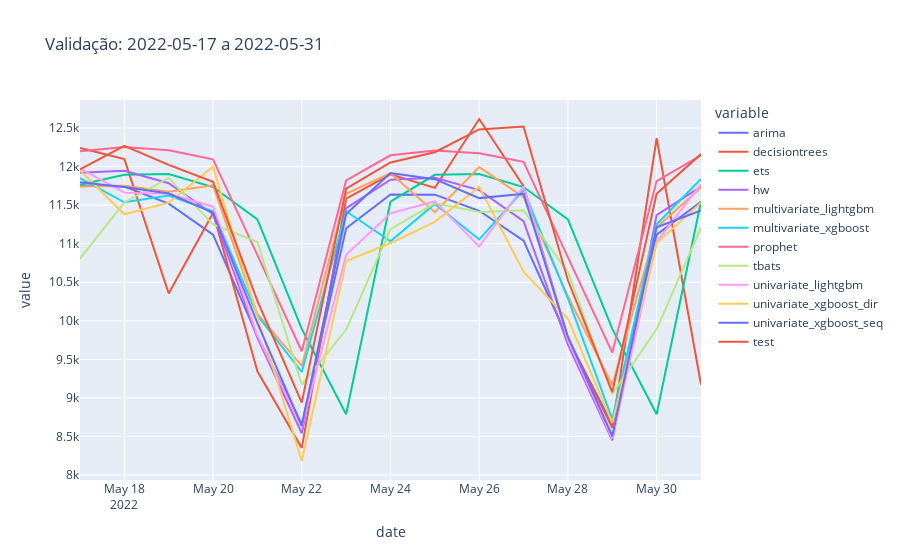

The code cell stored with this chart in its notebook:
### Code cell
# plot using plotly express
df3 = df2.reset_index().melt(id_vars = "date")
px.line(df3, x = "date", y = "value", color= "variable", title=f"Validação: {date_init} a {date_end}")

### Figure 1 — Plotly figure (JSON) as saved in the notebook; plotly's stock layout.template omitted (floating-point values rounded to 4 significant figures)
{"data": [{"hovertemplate": "variable=arima<br>date=%{x}<br>value=%{y}<extra></extra>", "legendgroup": "arima", "line": {"color": "#636efa", "dash": "solid"}, "marker": {"symbol": "circle"}, "mode": "lines", "name": "arima", "orientation": "v", "showlegend": true, "type": "scatter", "x": ["2022-05-17", "2022-05-18", "2022-05-19", "2022-05-20", "2022-05-21", "2022-05-22", "2022-05-23", "2022-05-24", "2022-05-25", "2022-05-26", "2022-05-27", "2022-05-28", "2022-05-29", "2022-05-30", "2022-05-31"], "xaxis": "x", "y": [11750.0, 11740.0, 11520.0, 11120.0, 9799.0, 8657.0, 11200.0, 11640.0, 11640.0, 11430.0, 11040.0, 9763.0, 8655.0, 11120.0, 11540.0], "yaxis": "y"}, {"hovertemplate": "variable=decisiontrees<br>date=%{x}<br>value=%{y}<extra></extra>", "legendgroup": "decisiontrees", "line": {"color": "#EF553B", "dash": "solid"}, "marker": {"symbol": "circle"}, "mode": "lines", "name": "decisiontrees", "orientation": "v", "showlegend": true, "type": "scatter", "x": ["2022-05-17", "2022-05-18", "2022-05-19", "2022-05-20", "2022-05-21", "2022-05-22", "2022-05-23", "2022-05-24", "2022-05-25", "2022-05-26", "2022-05-27", "2022-05-28", "2022-05-29", "2022-05-30", "2022-05-31"], "xaxis": "x", "y": [12240.0, 12100.0, 10350.0, 11400.0, 9344.0, 8350.0, 11580.0, 11900.0, 11720.0, 12620.0, 11740.0, 9773.0, 8612.0, 12370.0, 9173.0], "yaxis": "y"}, {"hovertemplate": "variable=ets<br>date=%{x}<br>value=%{y}<extra></extra>", "legendgroup": "ets", "line": {"color": "#00cc96", "dash": "solid"}, "marker": {"symbol": "circle"}, "mode": "lines", "name": "ets", "orientation": "v", "showlegend": true, "type": "scatter", "x": ["2022-05-17", "2022-05-18", "2022-05-19", "2022-05-20", "2022-05-21", "2022-05-22", "2022-05-23", "2022-05-24", "2022-05-25", "2022-05-26", "2022-05-27", "2022-05-28", "2022-05-29", "2022-05-30", "2022-05-31"], "xaxis": "x", "y": [11760.0, 11890.0, 11900.0, 11730.0, 11320.0, 9895.0, 8787.0, 11550.0, 11890.0, 11900.0, 11730.0, 11320.0, 9895.0, 8787.0, 11550.0], "yaxis": "y"}, {"hovertemplate": "variable=hw<br>date=%{x}<br>value=%{y}<extra></extra>", "legendgroup": "hw", "line": {"color": "#ab63fa", "dash": "solid"}, "marker": {"symbol": "circle"}, "mode": "lines", "name": "hw", "orientation": "v", "showlegend": true, "type": "scatter", "x": ["2022-05-17", "2022-05-18", "2022-05-19", "2022-05-20", "2022-05-21", "2022-05-22", "2022-05-23", "2022-05-24", "2022-05-25", "2022-05-26", "2022-05-27", "2022-05-28", "2022-05-29", "2022-05-30", "2022-05-31"], "xaxis": "x", "y": [11920.0, 11950.0, 11780.0, 11380.0, 9779.0, 8539.0, 11460.0, 11830.0, 11860.0, 11690.0, 11290.0, 9689.0, 8449.0, 11370.0, 11740.0], "yaxis": "y"}, {"hovertemplate": "variable=multivariate_lightgbm<br>date=%{x}<br>value=%{y}<extra></extra>", "legendgroup": "multivariate_lightgbm", "line": {"color": "#FFA15A", "dash": "solid"}, "marker": {"symbol": "circle"}, "mode": "lines", "name": "multivariate_lightgbm", "orientation": "v", "showlegend": true, "type": "scatter", "x": ["2022-05-17", "2022-05-18", "2022-05-19", "2022-05-20", "2022-05-21", "2022-05-22", "2022-05-23", "2022-05-24", "2022-05-25", "2022-05-26", "2022-05-27", "2022-05-28", "2022-05-29", "2022-05-30", "2022-05-31"], "xaxis": "x", "y": [11740.0, 11750.0, 11670.0, 11760.0, 10090.0, 9414.0, 11650.0, 11910.0, 11410.0, 11990.0, 11600.0, 10320.0, 9164.0, 11210.0, 11730.0], "yaxis": "y"}, {"hovertemplate": "variable=multivariate_xgboost<br>date=%{x}<br>value=%{y}<extra></extra>", "legendgroup": "multivariate_xgboost", "line": {"color": "#19d3f3", "dash": "solid"}, "marker": {"symbol": "circle"}, "mode": "lines", "name": "multivariate_xgboost", "orientation": "v", "showlegend": true, "type": "scatter", "x": ["2022-05-17", "2022-05-18", "2022-05-19", "2022-05-20", "2022-05-21", "2022-05-22", "2022-05-23", "2022-05-24", "2022-05-25", "2022-05-26", "2022-05-27", "2022-05-28", "2022-05-29", "2022-05-30", "2022-05-31"], "xaxis": "x", "y": [11850.0, 11540.0, 11630.0, 11420.0, 10070.0, 9335.0, 11420.0, 11030.0, 11520.0, 11050.0, 11690.0, 10290.0, 8725.0, 11250.0, 11840.0], "yaxis": "y"}, {"hovertemplate": "variable=prophet<br>date=%{x}<br>value=%{y}<extra></extra>", "legendgroup": "prophet", "line": {"color": "#FF6692", "dash": "solid"}, "marker": {"symbol": "circle"}, "mode": "lines", "name": "prophet", "orientation": "v", "showlegend": true, "type": "scatter", "x": ["2022-05-17", "2022-05-18", "2022-05-19", "2022-05-20", "2022-05-21", "2022-05-22", "2022-05-23", "2022-05-24", "2022-05-25", "2022-05-26", "2022-05-27", "2022-05-28", "2022-05-29", "2022-05-30", "2022-05-31"], "xaxis": "x", "y": [12200.0, 12260.0, 12210.0, 12090.0, 10850.0, 9604.0, 11820.0, 12150.0, 12210.0, 12170.0, 12060.0, 10830.0, 9587.0, 11810.0, 12150.0], "yaxis": "y"}, {"hovertemplate": "variable=tbats<br>date=%{x}<br>value=%{y}<extra></extra>", "legendgroup": "tbats", "line": {"color": "#B6E880", "dash": "solid"}, "marker": {"symbol": "circle"}, "mode": "lines", "name": "tbats", "orientation": "v", "showlegend": true, "type": "scatter", "x": ["2022-05-17", "2022-05-18", "2022-05-19", "2022-05-20", "2022-05-21", "2022-05-22", "2022-05-23", "2022-05-24", "2022-05-25", "2022-05-26", "2022-05-27", "2022-05-28", "2022-05-29", "2022-05-30", "2022-05-31"], "xaxis": "x", "y": [10810.0, 11530.0, 11850.0, 11250.0, 11020.0, 9174.0, 9882.0, 11190.0, 11520.0, 11410.0, 11430.0, 10630.0, 9051.0, 9893.0, 11210.0], "yaxis": "y"}, {"hovertemplate": "variable=univariate_lightgbm<br>date=%{x}<br>value=%{y}<extra></extra>", "legendgroup": "univariate_lightgbm", "line": {"color": "#FF97FF", "dash": "solid"}, "marker": {"symbol": "circle"}, "mode": "lines", "name": "univariate_lightgbm", "orientation": "v", "showlegend": true, "type": "scatter", "x": ["2022-05-17", "2022-05-18", "2022-05-19", "2022-05-20", "2022-05-21", "2022-05-22", "2022-05-23", "2022-05-24", "2022-05-25", "2022-05-26", "2022-05-27", "2022-05-28", "2022-05-29", "2022-05-30", "2022-05-31"], "xaxis": "x", "y": [11980.0, 11660.0, 11650.0, 11480.0, 9808.0, 8618.0, 10860.0, 11390.0, 11550.0, 10960.0, 11740.0, 9743.0, 8471.0, 11020.0, 11770.0], "yaxis": "y"}, {"hovertemplate": "variable=univariate_xgboost_dir<br>date=%{x}<br>value=%{y}<extra></extra>", "legendgroup": "univariate_xgboost_dir", "line": {"color": "#FECB52", "dash": "solid"}, "marker": {"symbol": "circle"}, "mode": "lines", "name": "univariate_xgboost_dir", "orientation": "v", "showlegend": true, "type": "scatter", "x": ["2022-05-17", "2022-05-18", "2022-05-19", "2022-05-20", "2022-05-21", "2022-05-22", "2022-05-23", "2022-05-24", "2022-05-25", "2022-05-26", "2022-05-27", "2022-05-28", "2022-05-29", "2022-05-30", "2022-05-31"], "xaxis": "x", "y": [11950.0, 11380.0, 11530.0, 12000.0, 10050.0, 8181.0, 10780.0, 11010.0, 11280.0, 11740.0, 10640.0, 10030.0, 8674.0, 11000.0, 11530.0], "yaxis": "y"}, {"hovertemplate": "variable=univariate_xgboost_seq<br>date=%{x}<br>value=%{y}<extra></extra>", "legendgroup": "univariate_xgboost_seq", "line": {"color": "#636efa", "dash": "solid"}, "marker": {"symbol": "circle"}, "mode": "lines", "name": "univariate_xgboost_seq", "orientation": "v", "showlegend": true, "type": "scatter", "x": ["2022-05-17", "2022-05-18", "2022-05-19", "2022-05-20", "2022-05-21", "2022-05-22", "2022-05-23", "2022-05-24", "2022-05-25", "2022-05-26", "2022-05-27", "2022-05-28", "2022-05-29", "2022-05-30", "2022-05-31"], "xaxis": "x", "y": [11800.0, 11730.0, 11650.0, 11400.0, 9970.0, 8637.0, 11380.0, 11920.0, 11840.0, 11590.0, 11650.0, 9792.0, 8505.0, 11210.0, 11430.0], "yaxis": "y"}, {"hovertemplate": "variable=test<br>date=%{x}<br>value=%{y}<extra></extra>", "legendgroup": "test", "line": {"color": "#EF553B", "dash": "solid"}, "marker": {"symbol": "circle"}, "mode": "lines", "name": "test", "orientation": "v", "showlegend": true, "type": "scatter", "x": ["2022-05-17", "2022-05-18", "2022-05-19", "2022-05-20", "2022-05-21", "2022-05-22", "2022-05-23", "2022-05-24", "2022-05-25", "2022-05-26", "2022-05-27", "2022-05-28", "2022-05-29", "2022-05-30", "2022-05-31"], "xaxis": "x", "y": [11960.0, 12270.0, 12020.0, 11800.0, 10260.0, 8939.0, 11710.0, 12050.0, 12190.0, 12480.0, 12520.0, 10530.0, 9074.0, 11650.0, 12160.0], "yaxis": "y"}], "layout": {"legend": {"title": {"text": "variable"}, "tracegroupgap": 0}, "title": {"text": "Validação: 2022-05-17 a 2022-05-31"}, "xaxis": {"anchor": "y", "domain": [0, 1], "title": {"text": "date"}}, "yaxis": {"anchor": "x", "domain": [0, 1], "title": {"text": "value"}}}}
